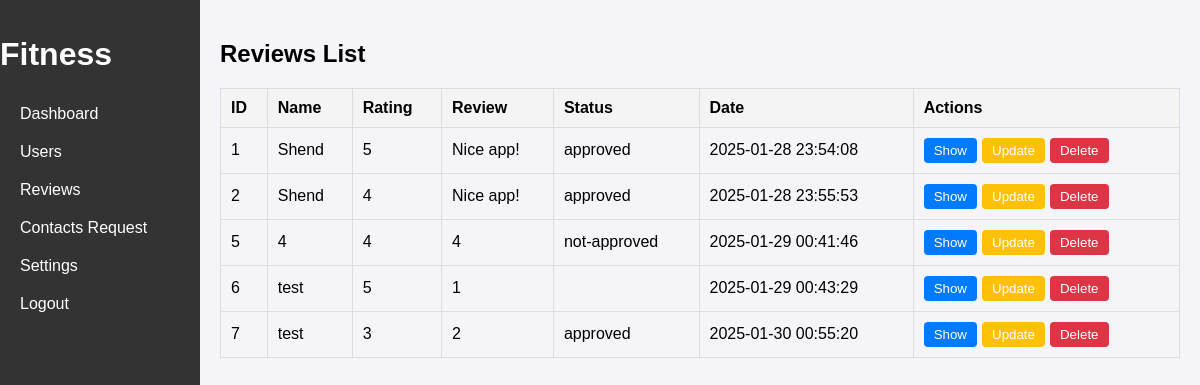
The app's page /login/reviews.php (signed in) with its own data.
### tables this page shows
CREATE TABLE `reviews` (
  `id` int(11) NOT NULL,
  `rating` int(11) NOT NULL CHECK (`rating` between 1 and 5),
  `name` varchar(255) NOT NULL,
  `review` text NOT NULL,
  `status` varchar(255) NOT NULL,
  `created_at` timestamp NOT NULL DEFAULT current_timestamp()
);

### login/reviews.php (the view, shortened to what this page needs)
<!DOCTYPE html>
<html lang="en">
<head>
</head>
<body>
    <?php
    $servername = "localhost";
    $username = "root";
    $password = "";
    $dbname = "fitness_app";
    $conn = new mysqli($servername, $username, $password, $dbname);
    $sql = "SELECT * FROM reviews";
    $result = $conn->query($sql);
    ?>
<?php include 'sidebar.php'?>
    <div class="content">
        <h2>Reviews List</h2>
        <table>
            <thead>
                <tr>
                    <th>ID</th>
                    <th>Name</th>
                    <th>Rating</th>
                    <th>Review</th>
					<th>Status</th>
					<th>Date</th>
                    <th>Actions</th>
                </tr>
            </thead>
            <tbody>
                <?php
                if ($result->num_rows > 0) {
                    while ($row = $result->fetch_assoc()) {
                        echo "<tr>";
                        echo "<td>" . $row['id'] . "</td>";
                        echo "<td>" . htmlspecialchars($row['name']) . "</td>";
                        echo "<td>" . htmlspecialchars($row['rating']) . "</td>";
                        echo "<td>" . htmlspecialchars($row['review']) . "</td>";
						echo "<td>" . htmlspecialchars($row['status']) . "</td>";
						echo "<td>" . htmlspecialchars($row['created_at']) . "</td>";
                        echo "<td class='actions'>";
						echo "<a href='review.php?id=" . $row['id'] . "'><button class='show'>Show</button></a>";
                        echo "<a href='update-review.php?id=" . $row['id'] . "'><button class='update'>Update</button></a>";
                        echo "<a href='delete-review.php?id=" . $row['id'] . "' onclick='return confirm(\"Are you sure to delete this review?\")'><button class='delete'>Delete</button></a>";
                        echo "</td>";
                        echo "</tr>";
                    }
                } else {
                    echo "<tr><td colspan='7'>No reviews found</td></tr>";
                }
                ?>
            </tbody>
        </table>
    </div>
</body>
</html>

### login/reviews.php (style rules this page uses)
body { font-family: Arial, sans-serif; background-color: #f4f4f9; margin: 0; padding: 0; display: flex; }
.content { margin-left: 200px; padding: 20px; flex-grow: 1; }
table { width: 100%; border-collapse: collapse; margin-top: 20px; }
table, th, td { border: 1px solid #ddd; }
th, td { padding: 10px; text-align: left; }
th { background-color: #f4f4f4; }
.actions button { padding: 5px 10px; margin-right: 5px; border: none; border-radius: 4px; cursor: pointer; }
.actions .show { background-color: #007bff; color: white; }
.actions .update { background-color: #ffc107; color: white; }
.actions .delete { background-color: #dc3545; color: white; }

### records on screen
reviews: id "1", name "Shend", rating "5", review "Nice app!", status "approved", created_at "2025-01-28 23:54:08"
reviews: id "2", name "Shend", rating "4", review "Nice app!", status "approved", created_at "2025-01-28 23:55:53"
reviews: id "5", name "4", rating "4", review "4", status "not-approved", created_at "2025-01-29 00:41:46"
reviews: id "6", name "test", rating "5", review "1", created_at "2025-01-29 00:43:29"
reviews: id "7", name "test", rating "3", review "2", status "approved", created_at "2025-01-30 00:55:20"
